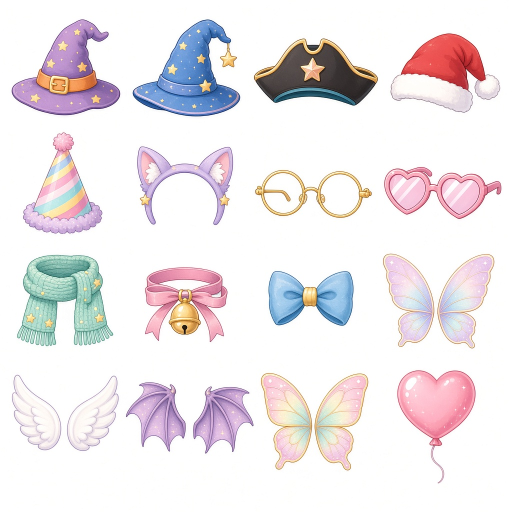
#> input picture tools/art/acc1.jpg, 1024 x 1024 px (shown at 1/2 size)
$ python crop_acc.py
#> lines starting #> are read from the running program, lines starting #| are printed output that depends on the picture; after the words box and inside, x2 and y2 are one past the last pixel; in counts of white or black regions, pixels touching at a corner belong together
"""Cut the 4x4 accessory sheet(s) (tools/art/acc*.jpg, GenerateImage, white background) into transparent 256px
WebP layers in assets/acc/<id>.webp (+ PNG fallback). Enclosed white (inside glasses rims) is keyed out too."""
import os, numpy as np
from PIL import Image, ImageFilter
from scipy import ndimage
HERE = os.path.dirname(os.path.abspath(__file__)); OUT = os.path.join(HERE, "..", "..", "assets", "acc")
SHEETS = {"acc1": ["witch_hat", "wizard_hat", "pirate_hat", "santa_hat", "party_hat", "cat_ears", "round_glasses", "heart_shades",
                   "star_scarf", "bell_collar", "bow_tie", "fairy_wings", "angel_wings", "bat_wings", "butterfly_wings", "heart_balloon"]}
HEAD = {"witch_hat", "wizard_hat", "pirate_hat", "santa_hat", "party_hat", "cat_ears"}
HOLES = {"round_glasses"}
SEAL = {"angel_wings"}                    # white wings on white: seal the outline, fill the silhouette
BOX = {"fairy_wings": (0, -40), "heart_balloon": (-45, 0)}   # (top, bottom) px nudges where a neighbour pokes across the grid line
os.makedirs(OUT, exist_ok=True)
for sheet, ids in SHEETS.items():
    im = np.asarray(Image.open(os.path.join(HERE, sheet + ".jpg")).convert("RGB")).astype(float); H, W = im.shape[:2]
#> after `H, W = im.shape[:2]`: H = 1024; W = 1024
    for i, aid in enumerate(ids):
        r, c = divmod(i, 4); t, b = BOX.get(aid, (0, 0)); cell = im[r * H // 4 + t:(r + 1) * H // 4 + b, c * W // 4:(c + 1) * W // 4]
        d = np.sqrt(((cell - 255) ** 2).sum(axis=2)); near = d < 28
        lab, n = ndimage.label(near)
        border = set(np.unique(np.concatenate([lab[0], lab[-1], lab[:, 0], lab[:, -1]]))) - {0}
        bg = np.isin(lab, list(border))
        if aid in HOLES:
            for k in range(1, n + 1):
                m = lab == k
                if k not in border and m.sum() > 300: bg |= m
        fg = ~bg
        if aid in SEAL: fg = ndimage.binary_fill_holes(ndimage.binary_closing(fg, iterations=3))
        flab, fn = ndimage.label(fg); sizes = ndimage.sum(fg, flab, range(1, fn + 1))
        edge = set(np.unique(np.concatenate([flab[0], flab[-1], flab[:, 0], flab[:, -1]]))) - {0}
        fg = np.isin(flab, [k + 1 for k, s in enumerate(sizes) if s >= sizes.max() * 0.15 or (k + 1 not in edge and s >= 40)])
        inner = ndimage.binary_erosion(fg, iterations=2)
        alpha = np.where(inner, 255, np.where(fg, np.clip((d - 6) / 20, 0, 1) * 255, 0))
        ys, xs = np.where(fg); y0, y1, x0, x1 = ys.min(), ys.max() + 1, xs.min(), xs.max() + 1
        rgba = Image.fromarray(cell.astype(np.uint8)).convert("RGBA"); rgba.putalpha(Image.fromarray(alpha.astype(np.uint8)).filter(ImageFilter.GaussianBlur(0.5)))
        rgba = rgba.crop((x0, y0, x1, y1)); s = max(rgba.size); pad = int(s * 0.03); S = s + 2 * pad
        sq = Image.new("RGBA", (S, S)); sq.paste(rgba, ((S - rgba.width) // 2, S - pad - rgba.height if aid in HEAD else (S - rgba.height) // 2))   # hats: bottom-aligned; sq = sq.resize((256, 256), Image.LANCZOS)
        # remember the tight box (in % of the square) so the renderer can sit the item's real bottom on an anchor
        sq.save(os.path.join(OUT, aid + ".png")); sq.save(os.path.join(OUT, aid + ".webp"), "WEBP", quality=82, method=6)
        bb = sq.getchannel("A").getbbox(); print(aid, [round(v / 2.56) for v in bb])
#> this loop made 16 passes
#> (n, fn, sizes, y0, y1, x0, x1, bb) on passes 1 to 10: (3, 1, [22675], 38, 231, 23, 241, (6, 31, 224, 224)), (26, 2, [22705, 53], 39, 233, 9, 225, (6, 28, 222, 222)), (4, 1, [21034], 76, 212, 0, 244, (7, 115, 251, 251)), (58, 1, [21431], 66, 226, 13, 233, (6, 66, 226, 226)), (66, 2, [16463, 140], 8, 212, 46, 205, (28, 6, 187, 210)), (31, 2, [12161, 13], 37, 194, 18, 211, (5, 41, 198, 198)), (3, 1, [5249], 83, 180, 0, 232, (6, 73, 238, 170)), (72, 3, [14695, 101, 91], 78, 182, 0, 235, (7, 72, 242, 176)), (27, 5, [24137, 82, 110, 1, 19], 0, 181, 34, 227, (5, 11, 198, 192)), (14, 2, [17623, 99], 22, 172, 34, 199, (4, 11, 169, 161))
#> (n, fn, y0, y1, x0, x1, bb) on pass 13: (107, 19, 3, 134, 23, 237, (6, 47, 220, 178))
#| witch_hat [2, 12, 88, 88]
#| wizard_hat [2, 11, 87, 87]
#| pirate_hat [3, 45, 98, 98]
#| santa_hat [2, 26, 88, 88]
#| party_hat [11, 2, 73, 82]
#| cat_ears [2, 16, 77, 77]
#| round_glasses [2, 29, 93, 66]
#| heart_shades [3, 28, 95, 69]
#> (further printed lines are left out)
#> pass 1, `near = d < 28`:
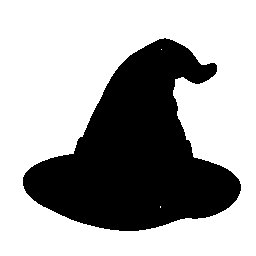
#> near: shape (256, 256) bool; 65.4% white; 1 black region, box (x1, y1, x2, y2) and area: (23, 38, 241, 231) 22672
#> pass 1, `lab, n = ndimage.label(near)`:
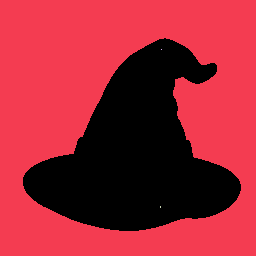
#> lab: shape (256, 256) int32; 4 distinct labels, from 0 to 3; one colour per label, 0 black
#> after the loop: alpha: shape (301, 256) float64; 21.9% white; 1 white region, box (x1, y1, x2, y2) and area: (26, 17, 184, 244) 16873
#> after the loop:
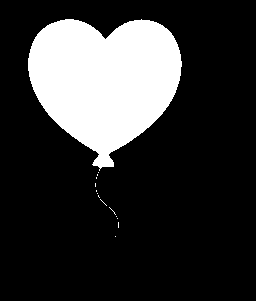
#> inner: shape (301, 256) bool; 20.3% white; 14 white regions (13 under 20 px), largest, box (x1, y1, x2, y2) and area: (28, 19, 182, 171) 15630
#> after the loop:
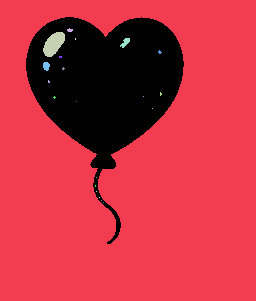
#> lab: shape (301, 256) int32; 22 distinct labels, from 0 to 21; one colour per label, 0 black
#> after the loop:
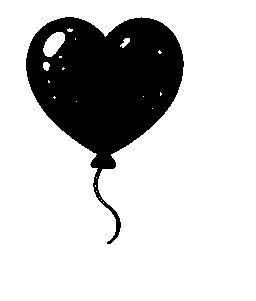
#> near: shape (301, 256) bool; 78.8% white; 1 black region, box (x1, y1, x2, y2) and area: (26, 17, 184, 244) 16348
#> after the loop:
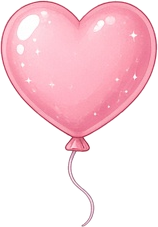
#> rgba: PIL image 158x227 RGBA; mean R, G, B, A 250.5, 215.1, 223, 119.9; transparent parts drawn white
#> after the loop:
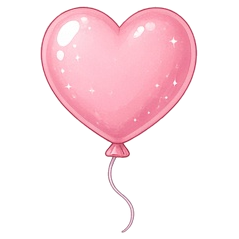
#> sq: PIL image 239x239 RGBA; mean R, G, B, A 157.3, 135.1, 140, 75.3; transparent parts drawn white
